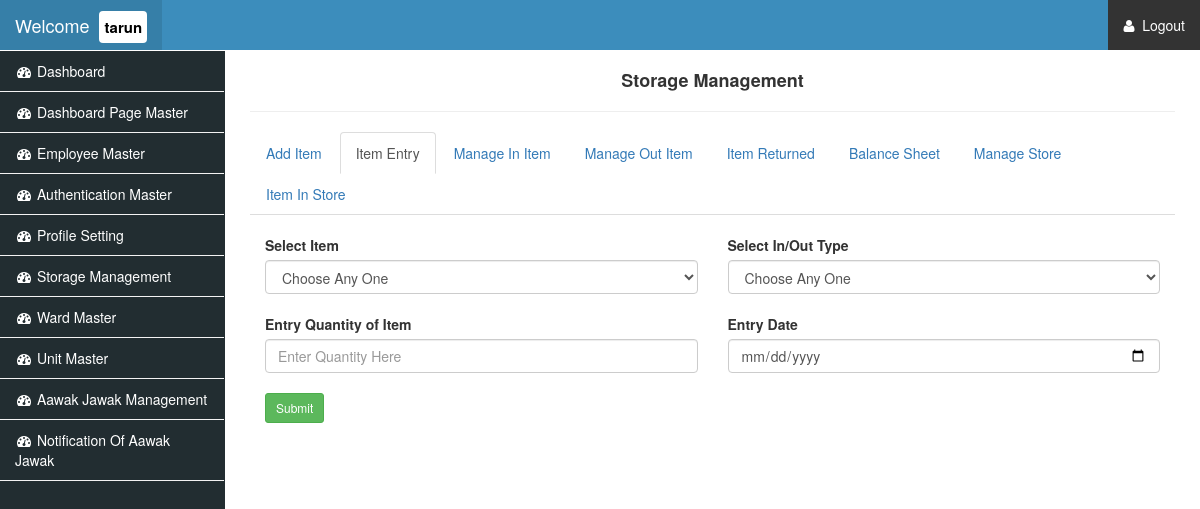
Page /item_master.php (signed in) on the committed database.
### tables this page shows
CREATE TABLE `user_infromation` (
  `user_id` int(11) NOT NULL AUTO_INCREMENT,
  `user_name` text,
  `user_pass` text,
  `login_type` varchar(10) DEFAULT 'admin',
  `user_auth` text,
  `delstatus` int(11) NOT NULL DEFAULT '0',
  `profile_ext` varchar(6) DEFAULT NULL,
  PRIMARY KEY (`user_id`)
);

### item_master.php (the view, shortened to what this page needs)
<?php
	if(isset($_COOKIE['login'])){
		require("root/db_connection.php");
?>
<!DOCTYPE html>
<html lang="en">
<head>
    <link href="css/bootstrap.min.css" rel="stylesheet">
    <link href="css/sb-admin.css" rel="stylesheet">
        <link href="font-awesome/css/font-awesome.min.css" rel="stylesheet" type="text/css">
</head>
<body>
    <div id="wrapper">
        <?php  include("header.php");  ?>
        <div id="page-wrapper">
            <div class="container-fluid">
                <div class="row">
				  <div class="col-lg-12">
                        <h4 align="center"><strong>Storage Management</strong></h4>
					   <hr>
                    </div>
					<div class="col-lg-12">
						<ul class="nav nav-tabs">
							<li><a href="add_item.php">Add Item</a></li>
							<li class="active"><a href="item_master.php">Item Entry</a></li>
							<li ><a href="manage_in_item.php">Manage In Item</a></li>
							<li><a href="manage_out_item.php">Manage Out Item</a></li>
							<li><a href="manage_item_record.php">Item Returned</a></li>
							<li><a href="manage_balance_item.php">Balance Sheet</a></li>
							<li ><a href="manage_store.php">Manage Store</a></li>
							<li ><a href="manage_store_in.php">Item In Store</a></li>
						</ul>
						<br>
					</div>
						</div>
						<?php if(isset($_REQUEST['id'])){
						$edit_id=$_REQUEST['id'];
						$editQ=$db->query("SELECT * FROM item_master where id=$edit_id") or die("");
						$editQ_res=$editQ->fetch(PDO::FETCH_ASSOC);
						if($editQ_res['in_out_type']==1){
							$condition="block";
							$condition1="none";
						} else if($editQ_res['in_out_type']==2 || $editQ_res['in_out_type']==3){
							$condition="none";
							$condition1="block";
						} ?>
						<div class="col-lg-6">
						<label>Select Item</label>
						<select disabled id="txt_sel_item" class="form-control">
						<option value="0"> Choose Any One </option>
						<?php
						$par_id=$editQ_res['item_id'];
						$itemQ=$db->query("SELECT * FROM item_detail_master") or die("");
								while($itemQ_res=$itemQ->fetch(PDO::FETCH_ASSOC)){
									if($itemQ_res['item_type']==2){$machine="  (".$itemQ_res['machine_number'].")";} else {$machine="";}
							if($par_id==$itemQ_res['id']) {
						?>
						<option value="<?php echo $itemQ_res['id']; ?>" selected ><?php echo $itemQ_res['item_name'].$machine; ?></option>
							<?php } else { ?>
							<option value="<?php echo $itemQ_res['id'].$machine; ?>"><?php echo $itemQ_res['item_name']; ?></option>
								<?php } }?>
						</select>
						<br>
						<input type="hidden" value="<?php echo $editQ_res['id']; ?>" id="txt_hide">
						</div>
						<div class="col-lg-6">
						<label>Select In/Out Type</label>
						<select disabled id="txt_sel_type" class="form-control">
						<option value="0"> Choose Any One </option>
						<?php if($editQ_res['in_out_type']==1){ ?>
						<option value="1" selected>In</option>
						<option value="2">Out</option>
						<option value="3">Return</option>
						<?php } else if($editQ_res['in_out_type']==2){ ?>
						<option value="1" >In</option>
						<option value="2" selected>Out</option>
						<option value="3" >Return</option>
						<?php } else { ?>
						<option value="1" >In</option>
						<option value="2" >Out</option>
						<option value="3" selected>Return</option>
						<?php } ?>
						</select>
						<br>
						</div>
						<div class="col-lg-6">
						<label>Entry Quantity of Item</label>
						<input type="number" id="txt_quantity" value="<?php echo $editQ_res['item_quantity']; ?>" class="form-control" placeholder="Enter Quantity Here">
						<input type="hidden" value="<?php echo $editQ_res['item_quantity']; ?>" id="txt_hide_quan">
						<br>
						</div>
						<div class="col-lg-6">
						<label>Entry Date</label>
						<input type="date" id="txt_date" value="<?php echo $editQ_res['item_date']; ?>" class="form-control" placeholder="Enter Date Here *">
						<br>
						</div>
						<div class="col-lg-12" style="display:<?php echo $condition1; ?>">
<div style="border:1px solid #ccc; height:250px; overflow:auto; padding:10px;">
	 <label>Select Ward :</label>
	 <select class="form-control" id="txt_sel_menu">
		<option value="0"> Choose Any </option>
		<?php
			$secQ=$db->query("SELECT ward_id,id,ward_name FROM ward_master ORDER BY ward_id ASC") or die("");
while($secQ_Res=$secQ->fetch(PDO::FETCH_ASSOC)){
		?>
		<option value="<?php echo $secQ_Res['id']; ?>">
			<?php echo "Ward No:-".$secQ_Res['ward_id']."  ".$secQ_Res['ward_name']; ?>
		</option>
<?php } ?>
	 </select>
<br>
<div class="selExamCatRes">
<?php $exm_cat_id=$editQ_res['ward_id'];
$oldExmQ=$db->query("SELECT ward_id,id,ward_name FROM ward_master where FIND_IN_SET(id,'$exm_cat_id') ORDER BY ward_id ASC");
while($oldExmQ_res=$oldExmQ->fetch(PDO::FETCH_ASSOC)){
 ?>
<p id="exmCat_<?php echo $oldExmQ_res['id']; ?>"><?php echo "Ward No.:-".$oldExmQ_res['ward_id']."  ".$oldExmQ_res['ward_name']; ?>
	<a href="javascript:void(0);" onclick="remove_exam_category('<?php echo $oldExmQ_res['id']; ?>')">
		<i class="fa fa-times"></i>
	</a>
</p>
<?php } ?>
</div>
<div style="clear:both;"></div>
<input type="hidden" name="txt_hide_service_id" id="txt_hide_service_id">
</div>
<br>
</div>
						<div class="col-lg-6" style="display:<?php echo $condition ?>">
						<label>Select Payment Type</label>
						<select id="txt_sel_pay_type" class="form-control">
						<option value="0"> Choose Any One </option>
						<?php if($editQ_res['intake_type']==1){ ?>
						<option value="1">Store</option>
						<option value="2" selected>Shop</option>
						<option value="3">Rent</option>
						<?php } else if($editQ_res['intake_type']==2){ ?>
						<option value="1">Store</option>
						<option value="2" selected>Shop</option>
						<option value="3">Rent</option>
						<?php } else { ?>
						<option value="1">Store</option>
						<option value="2">Shop</option>
						<option value="3" selected >Rent</option>
						<?php } ?>
						</select>
						<br>
						</div>
						<div class="col-lg-6" style="display:<?php echo $condition ?>">
						<label>Enter Name</label>
						<input id="txt_name" value="<?php echo $editQ_res['intake_name']; ?>" class="form-control" placeholder="Enter Shop/Store/Rent Name Here *">
						</div>
						<?php } else { ?>
						<div class="col-lg-6">
						<label>Select Item</label>
						<select id="txt_sel_item" class="form-control">
						<option value="0"> Choose Any One </option>
						</select>
						<br>
						</div>
						<div class="col-lg-6">
						<label>Select In/Out Type</label>
						<select  id="txt_sel_type" class="form-control">
						<option value="0"> Choose Any One </option>
						</select>
						<br>
						</div>
						<div class="col-lg-6">
						<label>Entry Quantity of Item</label>
						<input type="number" id="txt_quantity" class="form-control" placeholder="Enter Quantity Here">
						<br>
						</div>
						<div class="col-lg-6">
						<label>Entry Date</label>
						<input type="date" id="txt_date" class="form-control" placeholder="Enter Date Here *">
						<br>
						</div>
						<?php } ?>
						<div class="col-lg-12">
						<button type="button" class="btn btn-sm btn-success btn_submit">Submit</button>
						</div>
                    </div>
                </div>
            </div>
</body>
</html>
<?php
}
else
{
	header("location:login-page.php");
}
?>

### header.php (shortened to what this page needs)
<?php
if(isset($_COOKIE['login']))
{
	$l_id=$_COOKIE['login'];
	?>
<nav class="navbar navbar-inverse navbar-fixed-top" role="navigation" style="background:#495B79;">
        <div class="navbar-header" style="background:#367FA8;">
            <?php $userNameQ=$db->query("SELECT user_name,profile_ext FROM user_infromation WHERE user_id=$l_id") or die("");
			$userNameQ_res=$userNameQ->fetch(PDO::FETCH_ASSOC);
			 ?>
            <a class="navbar-brand" href="index.php">Welcome &nbsp;<span style="background:#fff; color:#000; padding:5px; font-weight:bold; font-size:15px; border-radius:4px;"><?php echo $userNameQ_res['user_name']; ?></span></a>
        </div>
        <ul class="nav navbar-right top-nav">
            <li class="dropdown" style="background:#333;">
<a style="color:#fff;" href="log-out.php"><i class="fa fa-user"></i>&nbsp; Logout </a>
            </li>
        </ul>
        <div class="collapse navbar-collapse navbar-ex1-collapse">
            <ul class="nav navbar-nav side-nav">
             <li>
                 <a href="index.php"><i class="fa fa-fw fa-dashboard"></i> Dashboard</a>
             </li>
             <?php $login_id=$_COOKIE['login'];
                $header_m_q=$db->query("SELECT
                                        user_id,
                                        user_name,a_field_url,
                                        user_auth,
                                        a_field_name
                                        FROM user_infromation,
                                        authentication
                                        WHERE user_id = $login_id
                                        AND FIND_IN_SET(authentication.a_id,user_auth);");
                while($header_m_q_res=$header_m_q->fetch(PDO::FETCH_ASSOC)){ ?>
                    <li>
                        <a href="<?php echo $header_m_q_res['a_field_url']; ?>">
                            <i class="fa fa-fw fa-dashboard"></i>
                                <?php echo $header_m_q_res['a_field_name']; ?>
                        </a>
                   </li>
                <?php } ?>
            </ul>
        </div>
</nav>
<?php
}
else{
	header("location:login-page.php");
}
?>

### css/sb-admin.css (style rules this page uses)
#page-wrapper, body { background-color: #fff }
body { margin-top: 100px }
#wrapper { padding-left: 0 }
#page-wrapper { width: 100%; padding: 0 }
@media (min-width:768px) { body { margin-top: 50px } }
@media (min-width:768px) { #wrapper { padding-left: 225px } }
@media (min-width:768px) { #page-wrapper { padding: 10px } }
.top-nav { padding: 0 15px }
.top-nav>li { display: inline-block; float: left }
.top-nav>li>a { padding-top: 15px; padding-bottom: 15px; line-height: 20px; color: #999 }
@media (min-width:768px) { .side-nav, .side-nav>li>a { width: 225px } }
@media (min-width:768px) { .side-nav { position: fixed; top: 51px; left: 225px; margin-left: -225px; border: none; border-radius: 0; overflow-y: auto; background-color: #222D31; border-right: 1px solid #222D31; bottom: 0; overflow-x: hidden; padding-bottom: 40px } }

### header.php (style rules this page uses)
.side-nav li a { font-size:14px !important; }

### rows in the picture
user_infromation: user_name "tarun", authentication.a_field_name "Dashboard Page Master", authentication.a_field_name "Employee Master", authentication.a_field_name "Authentication Master", authentication.a_field_name "Profile Setting", authentication.a_field_name "Storage Management", authentication.a_field_name "Ward Master", authentication.a_field_name "Unit Master", authentication.a_field_name "Aawak Jawak Management", authentication.a_field_name "Notification Of Aawak Jawak"
